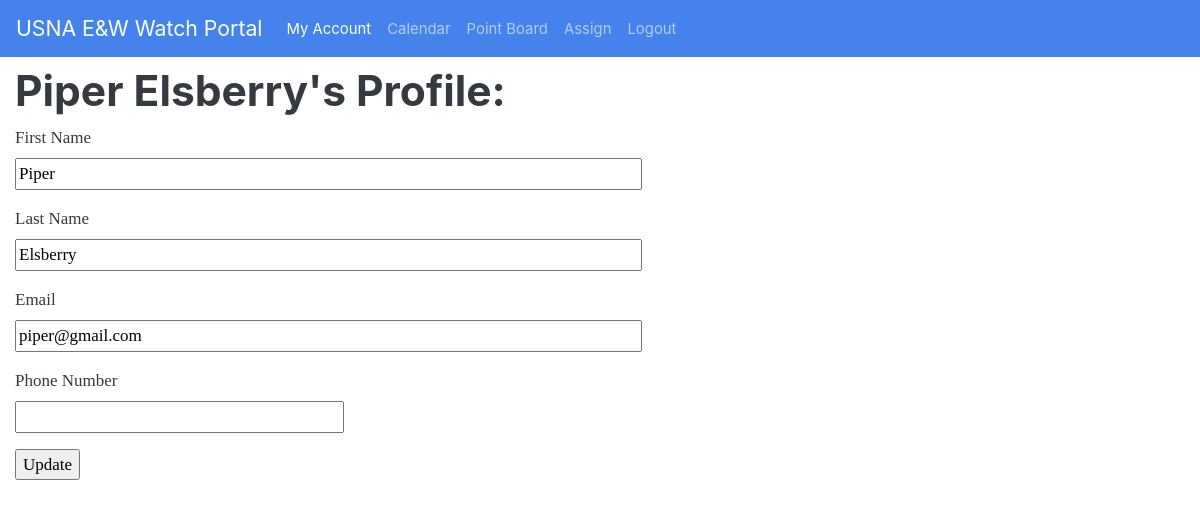
Before: /profile (signed in) with the older database file.
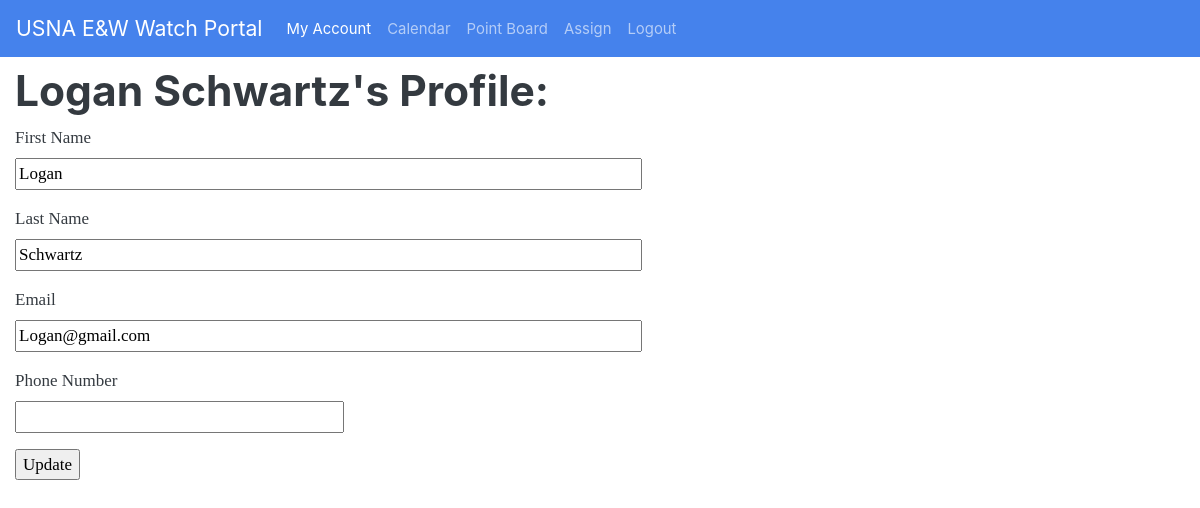
After: the same page with the newer database file.
### app.py (models this page shows, shortened)
class User(UserMixin, db.Model):
    __tablename__ = 'Users'
    id = db.Column(db.Integer, primary_key=True)
    active = db.Column(db.Boolean, default=True)
    first = db.Column(db.String(128))
    last = db.Column(db.String(128))
    email = db.Column(db.String(64), index=True, unique=True)
    password_hash = db.Column(db.String(128))
    created = db.Column(db.DateTime, index=False,
                        unique=False, default=date.today())
    phone = db.Column(db.Integer)
    qualified = db.Column(db.Boolean, index=True, unique=False, default=False)
    data = db.Column(db.String(2**30), index=False, unique=False)
    points = db.Column(db.Integer, index=True, unique=False, default=0)
    department = db.Column(db.String(128))
    point_offset = db.Column(db.Integer, default=0)
    def __repr__(self):
        return f"{self.first} {self.last}"

### app.py (the view)
@app.route('/profile', methods=['GET', 'POST'])
@login_required
def profile():
    form = ProfileForm()
    if form.validate_on_submit():
        current_user.first = form.first.data
        current_user.last = form.last.data
        current_user.email = form.email.data
        current_user.phone = form.phone.data
    form.email.data = current_user.email
    form.phone.data = current_user.phone
    form.first.data = current_user.first
    form.last.data = current_user.last
    print(load_user_bid_dict(current_user.id))
    return render_template('profile.html', form=form)

### app.py
class ProfileForm(FlaskForm):
    email = StringField('Email', validators=[DataRequired(), Email()])
    first = StringField('First Name', validators=[DataRequired()])
    last = StringField('Last Name', validators=[DataRequired()])
    phone = StringField('Phone Number')
    submit = SubmitField('Update')

### app.py (called while the page is built)
@login.user_loader
def load_user(id=1):
    return User.query.get(int(id))

def load_user_bid_dict(u_id):
    try:
        user_bid_dict = json.loads(User.query.get(u_id).data)
    except:
        user_bid_dict = {}
    user_bid_dict = {int(k): int(v) for k, v in user_bid_dict.items()}
    return user_bid_dict

### templates/profile.html (shortened to what this page needs)
{%extends "base.html"%}
{%block content%}
<h1>{{current_user}}'s Profile:</h1>
<form action="" method="post">
    <p>
        {{ form.first.label }}<br>
        {{ form.first(size=64) }}<br>
    </p>
    <p>
        {{ form.last.label }}<br>
        {{ form.last(size=64) }}<br>
    </p>
    <p>
        {{ form.email.label }}<br>
        {{ form.email(size=64) }}<br>
    </p>
    <p>
        {{ form.phone.label }}<br>
        {{ form.phone(size=32) }}<br>
    </p>
    <p>{{ form.submit() }}</p>
</form>
{%endblock%}

### templates/base.html (shortened to what this page needs)
<!DOCTYPE html>
<html lang="en">
<head>
    <link rel="stylesheet" href="/static/bootstrap.min.css">
    <link rel="stylesheet" href="/static/style.css">
</head>
<body>
    <nav class="navbar navbar-expand-md navbar-dark bg-primary">
        <a class="navbar-brand" href="/">USNA E&W Watch Portal</a>
        <div class="collapse navbar-collapse" id="navbarNav">
            <ul class="navbar-nav">
                <li class="nav-item {%if request.path == '/profile'%}active{%endif%}"">
                    <a class=" nav-link" href="/profile">My Account</a>
                </li>
                <li class="nav-item {%if request.path == '/jets'%}active{%endif%}"">
                    <a class=" nav-link" href="/calendar">Calendar</a>
                </li>
                <li class="nav-item {%if request.path == '/points'%}active{%endif%}"">
                    <a class=" nav-link" href="/points">Point Board</a>
                </li>
                <li class="nav-item {%if request.path == '/assign'%}active{%endif%}"">
                    <a class=" nav-link" href="/assign">Assign</a>
                </li>
                {%if current_user.is_anonymous%}
                <li class="nav-item {%if request.path == '/logout'%}active{%endif%}"">
                    <a class=" nav-link" href="/login">Login</a>
                </li>
                {%else%}
                <li class="nav-item {%if request.path == '/logout'%}active{%endif%}"">
                    <a class=" nav-link" href="/logout">Logout</a>
                </li>
                {%endif%}
            </ul>
        </div>
    </nav>
    <div class="mt-2 container-fluid">
        {% block content %}
        {% endblock %}
    </div>
</body>
</html>

Changed rows visible on the page:
changed User: first+last "Piper Elsberry" → "Logan Schwartz"; first "Piper" → "Logan"; last "Elsberry" → "Schwartz"; email "piper@gmail.com" → "Logan@gmail.com"
